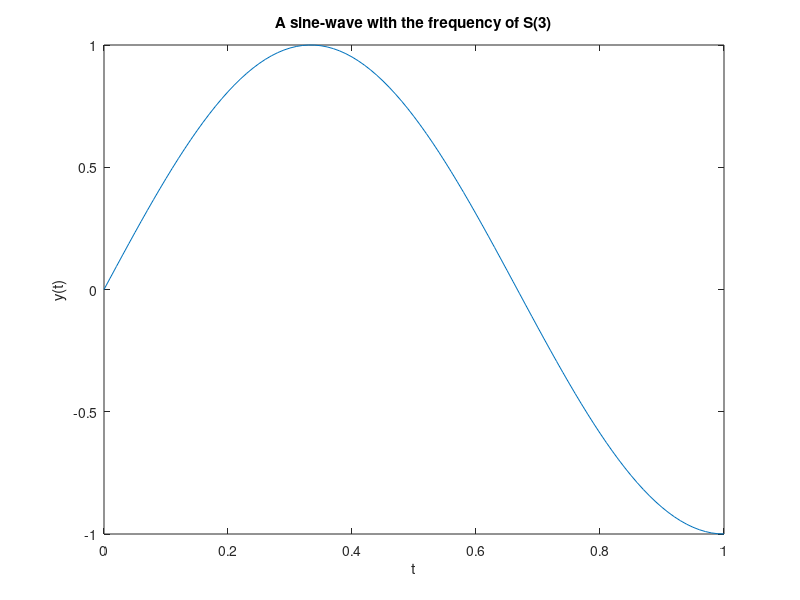
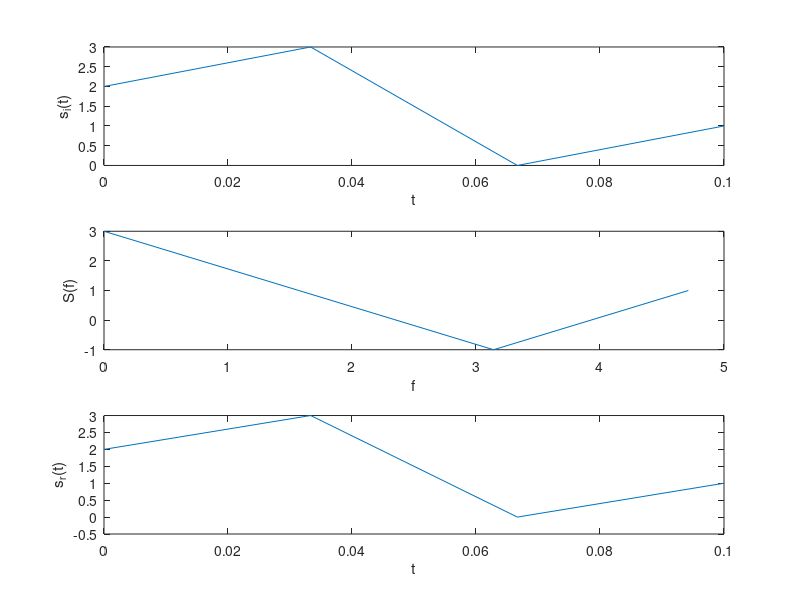

These charts were generated, in order, by the following MATLAB code:
%% Part a
N = 4;
ti = [0 1/30 2/30 3/30];
si = [2 3 0 1];

S = zeros(size(ti));
f = zeros(size(ti));

for u=0:(N-1)
    for t=0:(N-1)
        S(u+1) += si(t+1) * exp(-2*pi*i*u/N*t);
    end;
    f(u+1) = 2*pi*u/N;
end;
S ./= sqrt(N);

%% Part b
x = 0:0.01:1;
y = sin(2*pi*x*1/N*3);
figure();
plot(x,y);
title("A sine-wave with the frequency of S(3)");
xlabel("t");
ylabel("y(t)");
print("frequency.eps", "-depsc");

%% Part c
sr = zeros(size(ti));
for u=0:N-1
    for t=0:(N-1)
        sr(u+1) += S(t+1) * exp(2*pi*i*u/N*t);
    end;
end;
sr ./= sqrt(N);

%% Part d
figure();
subplot(3,1,1);
plot(ti,si);
xlabel("t");
ylabel("s_i(t)");
subplot(3,1,2);
plot(f,S);
xlabel("f");
ylabel("S(f)");
subplot(3,1,3);
plot(ti,sr);
xlabel("t");
ylabel("s_r(t)");
print("transforms.eps", "-depsc");
